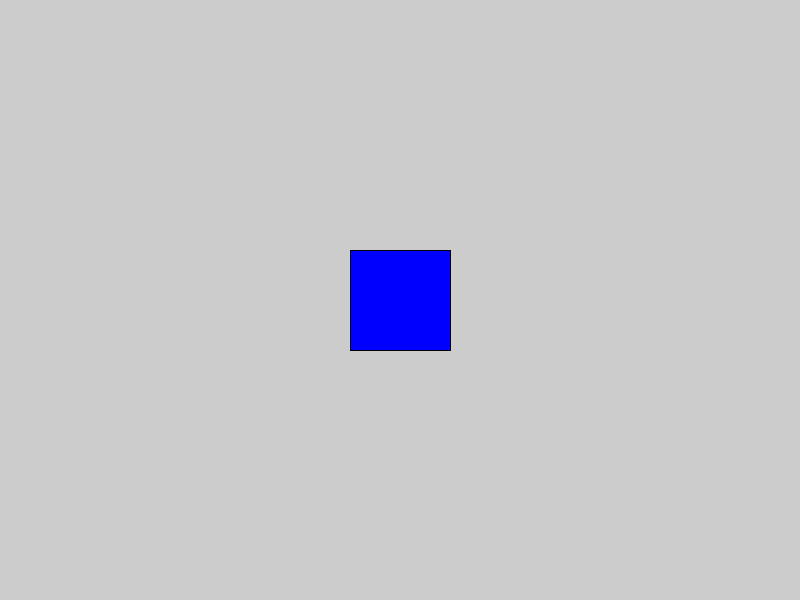
Frame 1 (no input)
Frame 60 (the mouse pressed at the canvas centre just before this capture): identical to frame 1, image omitted
Frame 120 (the mouse held since frame 60 and released just before this capture): identical to frame 1, image omitted

The Processing sketch that drew this single still picture (run headless with seeded random() and noise(); from frame 60 on, the mouse is pressed at the canvas centre):

// Processing sketch: sketch_22
// ── sketch_22.pde

Rectangle blue_rect;

void setup()
{
  size(800,600);
  
  blue_rect = new Rectangle();
  blue_rect.x = 400;
  blue_rect.y = 300;
  blue_rect.width = 100;
  blue_rect.height = 100;
  blue_rect.fill = color(0,0,255);
}

void draw()
{
  blue_rect.draw();
}
// ── Rectangle.pde
class Rectangle
{
  float x;
  float y;
  float width;
  float height;
  color fill;
  
  void draw()
  {
    fill(fill);
    rect(x-width/2, y-height/2, width, height);
  }
}
